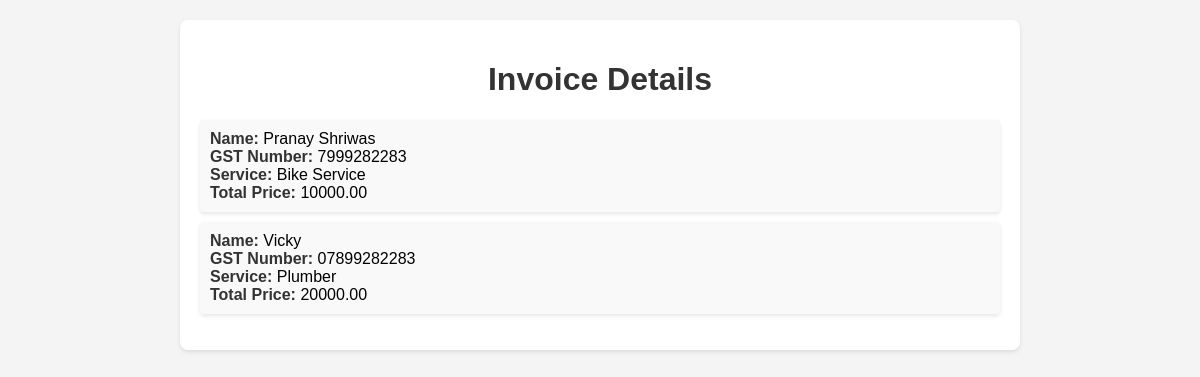
Page /detail/ on the earlier database version.
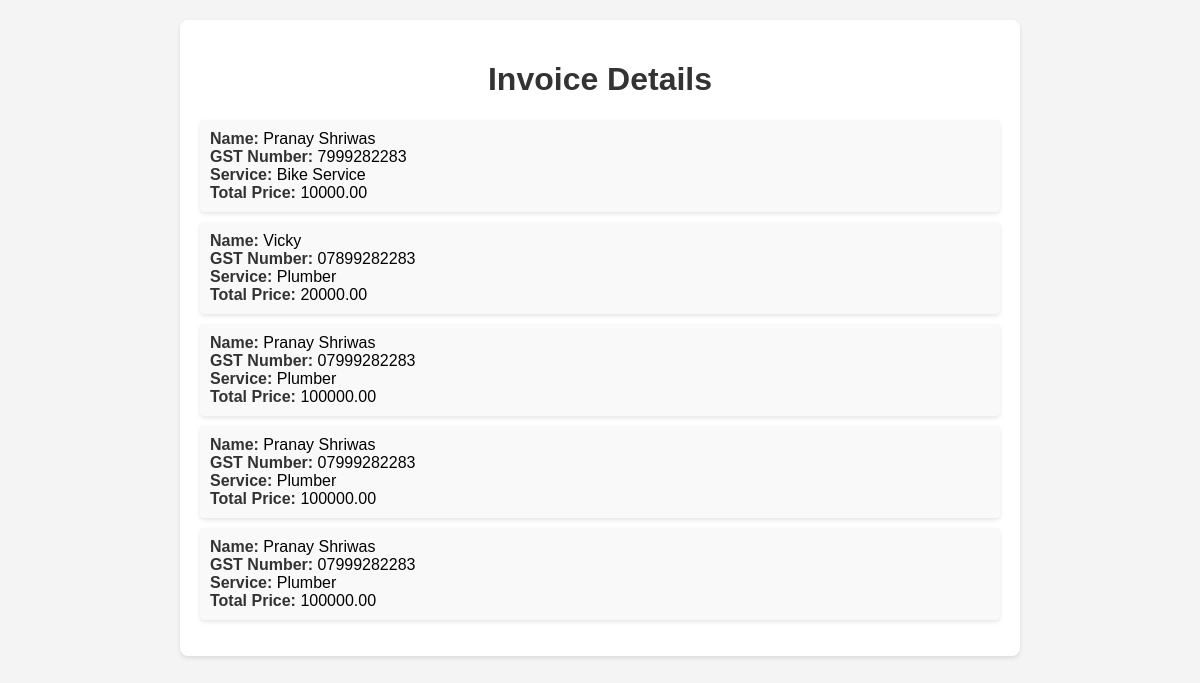
Same page on the later database version.
### invoice/models.py (models this page shows, shortened)
class InvoiceDetails(models.Model):
    user = models.ForeignKey(UserDetails, on_delete=models.CASCADE)
    service = models.CharField(max_length=100)
    quantity = models.PositiveIntegerField()
    unit_price = models.DecimalField(max_digits=10, decimal_places=2)
    total_price = models.DecimalField(max_digits=10, decimal_places=2)

class UserDetails(models.Model):
    name = models.CharField(max_length=100)
    address = models.CharField(max_length=200)
    phone = models.CharField(max_length=15)
    gst_number = models.CharField(max_length=20)

### invoice/views.py (the view)
# urls.py: path('detail/', invoice_detail, name='invoice_detail'),
def invoice_detail(request):
    invoices = InvoiceDetails.objects.all()
    return render(request, 'invoice_detail.html', {'invoices': invoices})

### invoice/templates/invoice_detail.html (shortened to what this page needs)
<!DOCTYPE html>
<html lang="en">
<head>
</head>
<body>
  <div class="container">
    <h1>Invoice Details</h1>
    <ul>
      {% for invoice in invoices %}
        <li>
          <span>Name:</span> {{ invoice.user.name }} <br>
          <span>GST Number:</span> {{ invoice.user.gst_number }} <br>
          <span>Service:</span> {{ invoice.service }} <br>
          <span>Total Price:</span> {{ invoice.total_price }}
        </li>
      {% endfor %}
    </ul>
  </div>
</body>
</html>

### invoice/templates/invoice_detail.html (style rules this page uses)
body { font-family: Arial, sans-serif; background-color: #f4f4f4; margin: 0; padding: 0; }
.container { max-width: 800px; margin: 20px auto; background-color: #fff; padding: 20px; border-radius: 8px; box-shadow: 0 2px 4px rgba(0,0,0,0.1); }
h1 { text-align: center; color: #333; }
ul { list-style: none; padding: 0; }
li { margin-bottom: 10px; padding: 10px; background-color: #f9f9f9; border-radius: 4px; box-shadow: 0 2px 4px rgba(0,0,0,0.1); }
li span { font-weight: bold; color: #333; }

Differences in the rows shown:
added InvoiceDetails: user.name "Pranay Shriwas", user.gst_number "07999282283", service "Plumber", total_price "100000.00"
added InvoiceDetails: user.name "Pranay Shriwas", user.gst_number "07999282283", service "Plumber", total_price "100000.00"
added InvoiceDetails: user.name "Pranay Shriwas", user.gst_number "07999282283", service "Plumber", total_price "100000.00"
